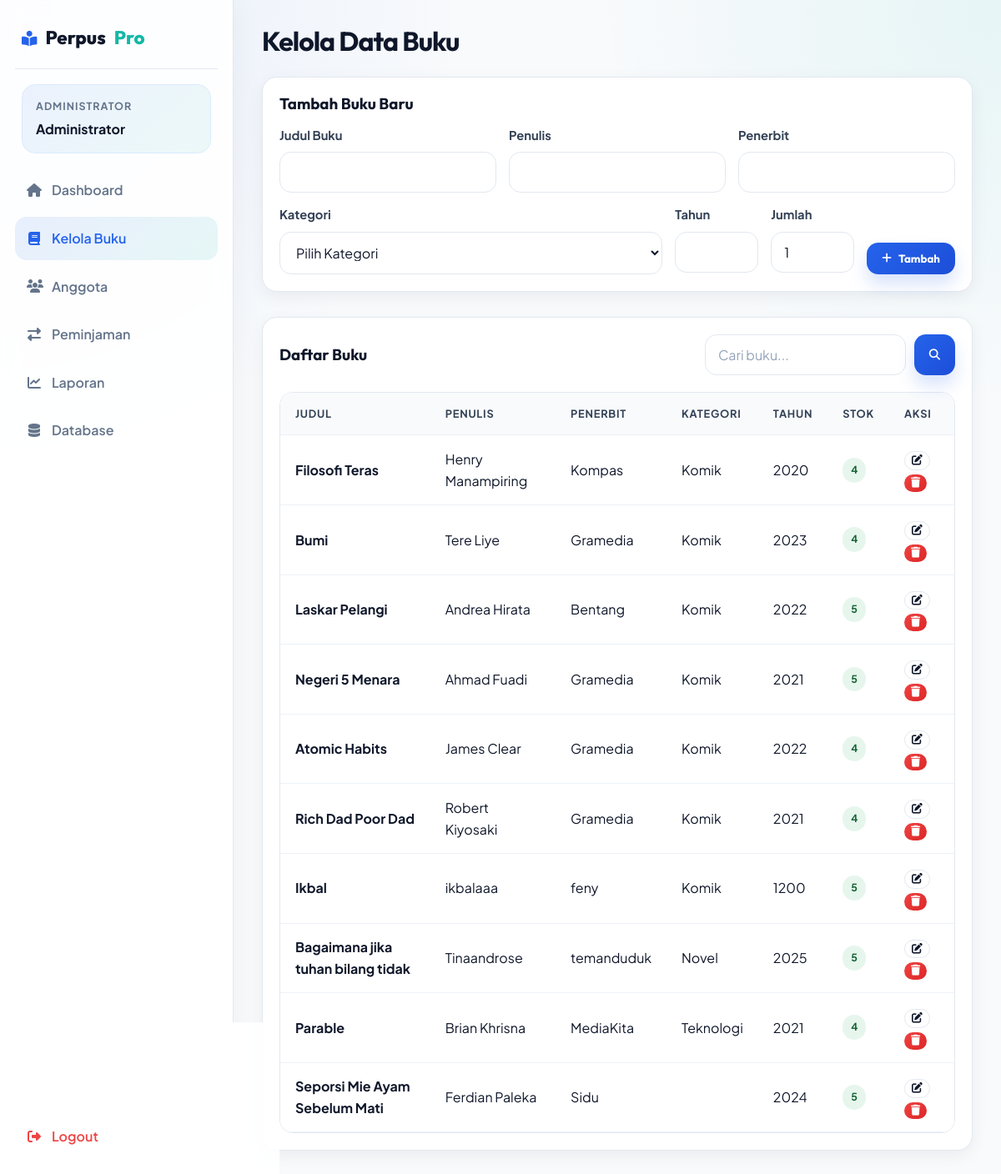
The app's page /admin/books.php (signed in) with its own data.
### tables this page shows
CREATE TABLE `buku` (
  `id_buku` int NOT NULL AUTO_INCREMENT,
  `title` varchar(255) NOT NULL,
  `author` varchar(150) NOT NULL,
  `publisher` varchar(150) NOT NULL,
  `year` int NOT NULL,
  `quantity` int NOT NULL DEFAULT '0',
  `created_at` timestamp NOT NULL DEFAULT CURRENT_TIMESTAMP,
  `id_kategori` int DEFAULT NULL,
  `locked_by` int DEFAULT NULL,
  PRIMARY KEY (`id_buku`)
);

CREATE TABLE `kategori` (
  `id_kategori` int NOT NULL,
  `nama` varchar(150) NOT NULL
);

### admin/books.php (the view, shortened to what this page needs)
<?php
include 'layout_top.php';
$search = $_GET['search'] ?? '';
$query = "SELECT b.*, k.nama as kategori_nama
            FROM buku b LEFT JOIN kategori k ON b.id_kategori = k.id_kategori";
$query .= " ORDER BY created_at DESC";
$buku = $conn->query($query);
$book_edit = null;
?>
<div class="page-header">
    <h1 class="page-title">Kelola Data Buku</h1>
</div>
<div class="glass-panel" style="padding: 20px; margin-bottom: 30px;">
    <h3><?php echo $book_edit ? 'Edit Buku' : 'Tambah Buku Baru'; ?></h3>
    <form method="POST" action="books.php" style="margin-top: 15px; display: flex; flex-wrap: wrap; gap: 15px;">
        <div class="form-group" style="flex: 1; min-width: 250px; margin-bottom: 0;">
            <label class="form-label">Judul Buku</label>
            <input type="text" name="title" class="form-control" required value="<?php echo $book_edit['title'] ?? ''; ?>">
        </div>
        <div class="form-group" style="flex: 1; min-width: 200px; margin-bottom: 0;">
            <label class="form-label">Penulis</label>
            <input type="text" name="author" class="form-control" required value="<?php echo $book_edit['author'] ?? ''; ?>">
        </div>
        <div class="form-group" style="flex: 1; min-width: 150px; margin-bottom: 0;">
            <label class="form-label">Penerbit</label>
            <input type="text" name="publisher" class="form-control" required value="<?php echo $book_edit['publisher'] ?? ''; ?>">
        </div>
        <div class="form-group" style="flex: 1; min-width: 200px; margin-bottom: 0;">
            <label class="form-label">Kategori</label>
            <select name="id_kategori" class="form-control" required>
                <option value="">Pilih Kategori</option>
            </select>
        </div>
        <div class="form-group" style="width: 100px; margin-bottom: 0;">
            <label class="form-label">Tahun</label>
            <input type="number" name="year" class="form-control" required value="<?php echo $book_edit['year'] ?? ''; ?>">
        </div>
        <div class="form-group" style="width: 100px; margin-bottom: 0;">
            <label class="form-label">Jumlah</label>
            <input type="number" name="quantity" class="form-control" required value="<?php echo $book_edit['quantity'] ?? '1'; ?>" min="1">
        </div>
        <div class="form-group" style="display: flex; align-items: flex-end; margin-bottom: 0;">
            <?php if ($book_edit): ?>
                <button type="submit" name="edit_book" class="btn btn-warning" style="margin-right: 10px;">Update</button>
                <a href="books.php" class="btn btn-outline">Batal</a>
            <?php else: ?>
                <button type="submit" name="add_book" class="btn btn-primary"><i class="fas fa-plus"></i> Tambah</button>
            <?php endif; ?>
        </div>
    </form>
</div>
<div class="glass-panel" style="padding: 20px;">
    <div style="display: flex; justify-content: space-between; align-items: center; margin-bottom: 20px;">
        <h3>Daftar Buku</h3>
        <form method="GET" class="search-box" style="margin: 0; width: 300px;">
            <input type="text" name="search" class="form-control" placeholder="Cari buku..." value="<?php echo htmlspecialchars($search); ?>">
            <button type="submit" class="btn btn-primary"><i class="fas fa-search"></i></button>
        </form>
    </div>
    <div class="table-container">
        <table>
            <thead>
                <tr>
                    <th>Judul</th>
                    <th>Penulis</th>
                    <th>Penerbit</th>
                    <th>Kategori</th>
                    <th>Tahun</th>
                    <th>Stok</th>
                    <th>Aksi</th>
                </tr>
            </thead>
            <tbody>
                <?php while($row = $buku->fetch_assoc()): ?>
                <tr>
                    <td><strong><?php echo htmlspecialchars($row['title']); ?></strong></td>
                    <td><?php echo htmlspecialchars($row['author']); ?></td>
                    <td><?php echo htmlspecialchars($row['publisher']); ?></td>
                    <td><?php echo $row['kategori_nama']; ?></td>
                    <td><?php echo htmlspecialchars($row['year']); ?></td>
                    <td>
                        <?php if($row['quantity'] > 0): ?>
                            <span class="badge badge-success"><?php echo $row['quantity']; ?></span>
                        <?php else: ?>
                            <span class="badge badge-danger">Habis</span>
                        <?php endif; ?>
                    </td>
                    <td>
                        <a href="books.php?edit=<?php echo $row['id_buku']; ?>" class="btn btn-outline" style="padding: 4px 8px; font-size: 0.8rem;"><i class="fas fa-edit"></i></a>
                        <form method="POST" style="display:inline;" onsubmit="return confirm('Hapus buku ini?');">
                            <button type="submit" name="delete_book" class="btn btn-danger" style="padding: 4px 8px; font-size: 0.8rem;"><i class="fas fa-trash"></i></button>
                        </form>
                    </td>
                </tr>
                <?php endwhile; ?>
            </tbody>
        </table>
    </div>
</div>
<?php include 'layout_bottom.php'; ?>

### admin/layout_top.php (shortened to what this page needs)
<?php
$current_page = basename($_SERVER['PHP_SELF']);
?>
<!DOCTYPE html>
<html lang="id">
<head>
    <link rel="stylesheet" href="../css/style.css">
    <link rel="stylesheet" href="https://cdnjs.cloudflare.com/ajax/libs/font-awesome/6.4.0/css/all.min.css">
</head>
<body>
    <div class="app-container">
        <aside class="sidebar">
            <div class="sidebar-brand">
                <i class="fas fa-book-reader"></i> Perpus<span>Pro</span>
            </div>
            <div class="sidebar-user">
                <div class="sidebar-user-label">Administrator</div>
                <strong><?php echo htmlspecialchars($_SESSION['name']); ?></strong>
            </div>
            <ul class="sidebar-nav">
                <li class="nav-item"><a href="index.php" class="nav-link <?= $current_page=='index.php'?'active':'' ?>"><i class="fas fa-home"></i> Dashboard</a></li>
                <li class="nav-item"><a href="books.php" class="nav-link <?= $current_page=='books.php'?'active':'' ?>"><i class="fas fa-book"></i> Kelola Buku</a></li>
                <li class="nav-item"><a href="members.php" class="nav-link <?= $current_page=='members.php'?'active':'' ?>"><i class="fas fa-users"></i> Anggota</a></li>
                <li class="nav-item"><a href="transactions.php" class="nav-link <?= $current_page=='transactions.php'?'active':'' ?>"><i class="fas fa-exchange-alt"></i> Peminjaman</a></li>
                <li class="nav-item"><a href="reports.php" class="nav-link <?= $current_page=='reports.php'?'active':'' ?>"><i class="fas fa-chart-line"></i> Laporan</a></li>
                <li class="nav-item"><a href="backup_list.php" class="nav-link <?= $current_page=='backup_list.php'?'active':'' ?>"><i class="fas fa-database"></i> Database</a></li>
                <li class="nav-item nav-logout">
                    <a href="../logout.php" class="nav-link danger"><i class="fas fa-sign-out-alt"></i> Logout</a>
                </li>
            </ul>
        </aside>
        <main class="main-content">

### admin/layout_bottom.php
        </main>
    </div>
</body>
</html>

### records on screen
buku: title "Filosofi Teras", author "Henry Manampiring", publisher "Kompas", id_kategori.nama "Komik", year "2020", quantity "4"
buku: title "Bumi", author "Tere Liye", publisher "Gramedia", id_kategori.nama "Komik", year "2023", quantity "4"
buku: title "Laskar Pelangi", author "Andrea Hirata", publisher "Bentang", id_kategori.nama "Komik", year "2022", quantity "5"
buku: title "Negeri 5 Menara", author "Ahmad Fuadi", publisher "Gramedia", id_kategori.nama "Komik", year "2021", quantity "5"
buku: title "Atomic Habits", author "James Clear", publisher "Gramedia", id_kategori.nama "Komik", year "2022", quantity "4"
buku: title "Rich Dad Poor Dad", author "Robert Kiyosaki", publisher "Gramedia", id_kategori.nama "Komik", year "2021", quantity "4"
buku: title "Ikbal", author "ikbalaaa", publisher "feny", id_kategori.nama "Komik", year "1200", quantity "5"
buku: title "Bagaimana jika tuhan bilang tidak", author "Tinaandrose", publisher "temanduduk", id_kategori.nama "Novel", year "2025", quantity "5"
buku: title "Parable", author "Brian Khrisna", publisher "MediaKita", id_kategori.nama "Teknologi", year "2021", quantity "4"
buku: title "Seporsi Mie Ayam Sebelum Mati", author "Ferdian Paleka", publisher "Sidu", year "2024", quantity "5"

### other values on screen
$_SESSION['name'] "Administrator"
